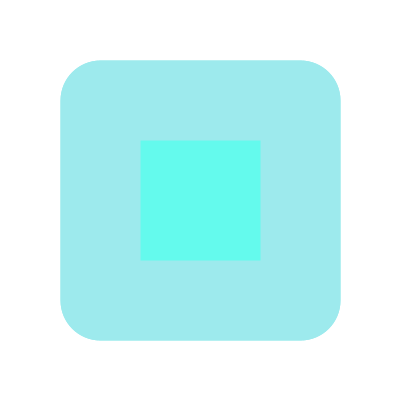
Frame 1 (no input)
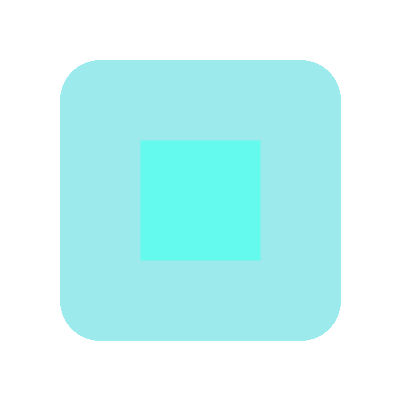
Frame 60 (the mouse pressed at the canvas centre just before this capture)
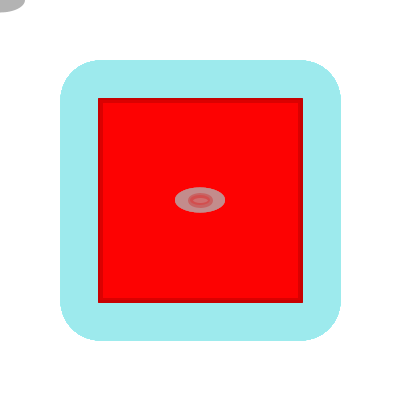
Frame 120 (the mouse held since frame 60 and released just before this capture)

The Processing sketch that drew these frames (run headless with seeded random() and noise(); from frame 60 on, the mouse is pressed at the canvas centre):

// Processing sketch: processing_959
// ── processing_959.pde

float posX=0; 
float posY=0; 
boolean dig=true; 
boolean down=true; 
 
void setup (){ 
background (255); 
size (400, 400); 
fill(100,250,237); 
stroke (157,234,237); 
smooth(); 
strokeWeight(80); 
strokeJoin(ROUND); 
rect (100,100,200,200); 
smooth ();} 
 
void draw () { 
if(mousePressed) { 
fill (179); 
noStroke(); 
ellipse(pmouseX, pmouseY, 50, 25); 
fill (255,0,0, 55); 
stroke(200,0,0, 75); 
strokeWeight (5); 
ellipse(mouseX, mouseY, 20, 10); 
} 
rect (100,100,200,200); 
} 
